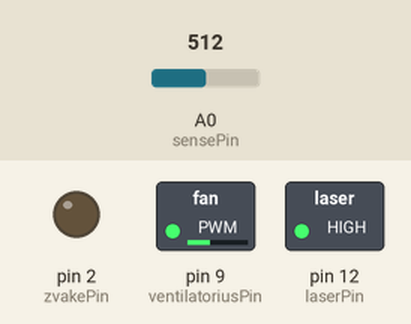
Simulated run of this sketch. Board: Arduino Uno, built with avr-gcc and run on an emulated ATmega328P. On the bench: switched loads named in the sketch (green lamp = pin HIGH), output pins drawn as LEDs (lit = HIGH). The test bench sets the inputs (shaded band); at power-on: A0 (sensePin) = 512.

Above: at 1.2 s.
1.3 s: A0 (sensePin) set to 735
At 2.5 s:
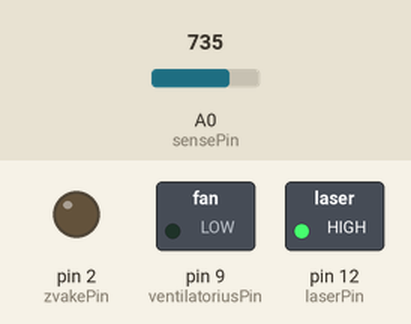
2.8 s: A0 (sensePin) set to 762
At 4.1 s:
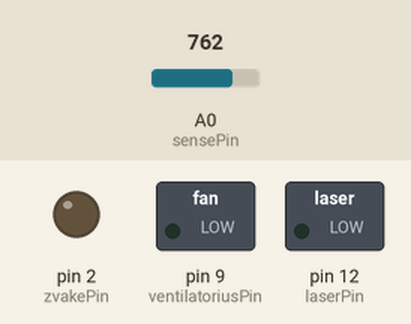
Timing chart, 0 to 5.8 s (numbered marks = the images above; inputs shaded):
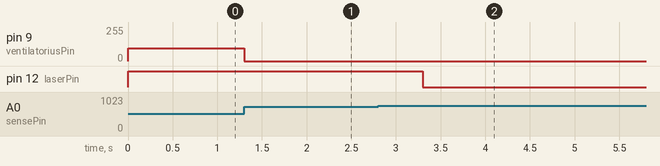

The sketch:

rukyklos.ino
```cpp
int sensePin = 0;
int laserPin = 12;
int ventilatoriusPin = 9;
int zvakePin = 2;

void setup()
{
  pinMode(zvakePin, OUTPUT);
  pinMode(ventilatoriusPin, OUTPUT);
  pinMode(laserPin, OUTPUT);
  Serial.begin(9600);
}

void loop()
{
  digitalWrite(laserPin, HIGH);
  while (analogRead(sensePin) < 10)
  {
    delay(10000);
    digitalWrite(zvakePin, HIGH);
    digitalWrite(ventilatoriusPin, HIGH);
    delay(10000);
    digitalWrite(zvakePin, LOW);
    delay(10000);
  }
  while (analogRead(sensePin) > 700)
  {
    digitalWrite(ventilatoriusPin, LOW);
    delay(1000);
    if (analogRead(sensePin) > 750)
    {
      digitalWrite(laserPin, LOW);
      delay(10000);
      digitalWrite(laserPin, HIGH);
      delay(100);
    }
  }
  if (analogRead(sensePin) > 10)
  {
    digitalWrite(zvakePin, LOW);
    int val = analogRead(sensePin);
    val = constrain(val, 15, 800);
    int ledLevel = map(val, 15, 800, 255, 0);
    analogWrite(ventilatoriusPin, ledLevel);
  }
}
```

Measured:
- the behaviour switches between 750 and 751 on A0 (sensePin) (found by bisection; images 1 and 2)
- after the input at 1.3 s, pin 9 (ventilatoriusPin): 94/255 → 0/255 at once
- after the input at 2.8 s, pin 12 (laserPin): HIGH → LOW after 0.50 s
